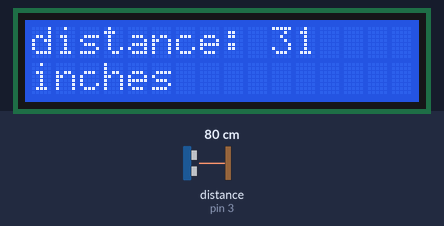
This sketch was run on a simulated Arduino Uno, built with avr-gcc and run on an emulated ATmega328P. Shown: 16×2 character LCD. Wiring (inferred from the names in the program): ultrasonic range finder: trigger pin 2; echo pin 3. Inputs (shaded band) come from the test bench; at power-on: distance to the obstacle (sensor on pin 3) 80 cm. The echo pulse lasts 58.3 µs per cm.

Above: at 1.8 s.
1.9 s: distance to the obstacle (sensor on pin 3) set to 2 cm
At 3.1 s:
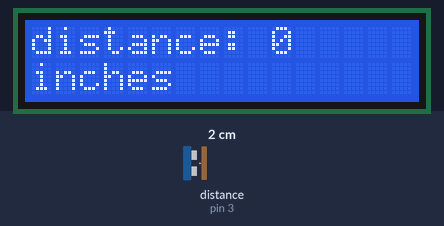
3.6 s: distance to the obstacle (sensor on pin 3) set to 4 cm
At 4.8 s:
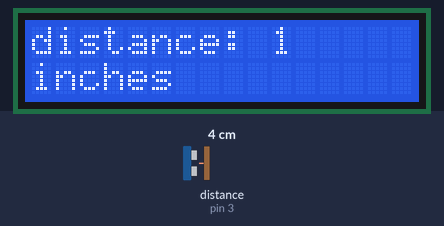
5.2 s: distance to the obstacle (sensor on pin 3) set to 9 cm
At 6.4 s:
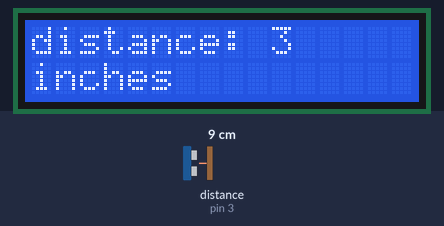
6.7 s: distance to the obstacle (sensor on pin 3) set to 35 cm
At 7.2 s:
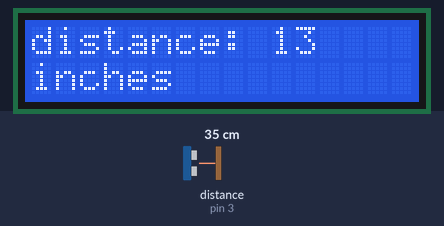
Timing chart, 0 to 9.7 s (numbered marks = the images above; inputs shaded):
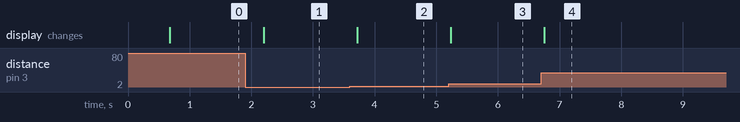

The sketch:

detobjdist.ino
```cpp
#include <LiquidCrystal.h>
#include <HCSR04.h>

int	trigPin = 2,
	echoPin = 3;
long	duration,
	cm,
	in;
bool toggleMeasureUnit = true;
/*  false is centimeter */
const int connections[6] = {12,11,5,4,3,2};
/*	[0] - RS - 12 [1] - EN - 11 [2] - D4 - 5 [3] - D5 - 4 [4] - D6 - 3 [5] - D7 - 2
	  LiquidCrystal(rs, rw, enable, d0, d1, d2, d3, d4, d5, d6, d7) */

LiquidCrystal lcd(4, 6, 10, 11, 12, 13);

void setup() {
	Serial.begin(9600);
	pinMode(trigPin, OUTPUT);
	pinMode(echoPin, INPUT);
	lcd.begin(16, 2);
	lcd.print("Loading..");
	delay(600);
}

void loop() {
	digitalWrite(trigPin, LOW);
	delayMicroseconds(5);
	digitalWrite(trigPin, HIGH);
	delayMicroseconds(10);
	digitalWrite(trigPin, LOW);
  pinMode(echoPin, INPUT);
  duration = pulseIn(echoPin, HIGH);
  cm = (duration / 2) / 29.1;
  in = (duration / 2) / 74;
  lcd.clear();
  lcd.print("distance: ");
  lcd.print(!toggleMeasureUnit? cm : in);
  lcd.setCursor(0, 1);
  lcd.print(!toggleMeasureUnit? "cm" : "inches");
  delay(500);
}
```

Measured:
- after the input at 1.9 s, the display: changes after 0.30 s (image 1)
- after the input at 3.6 s, the display: changes after 0.12 s (image 2)
- after the input at 5.2 s, the display: changes at once (image 3)
- after the input at 6.7 s, the display: changes after 0.05 s (image 4)
